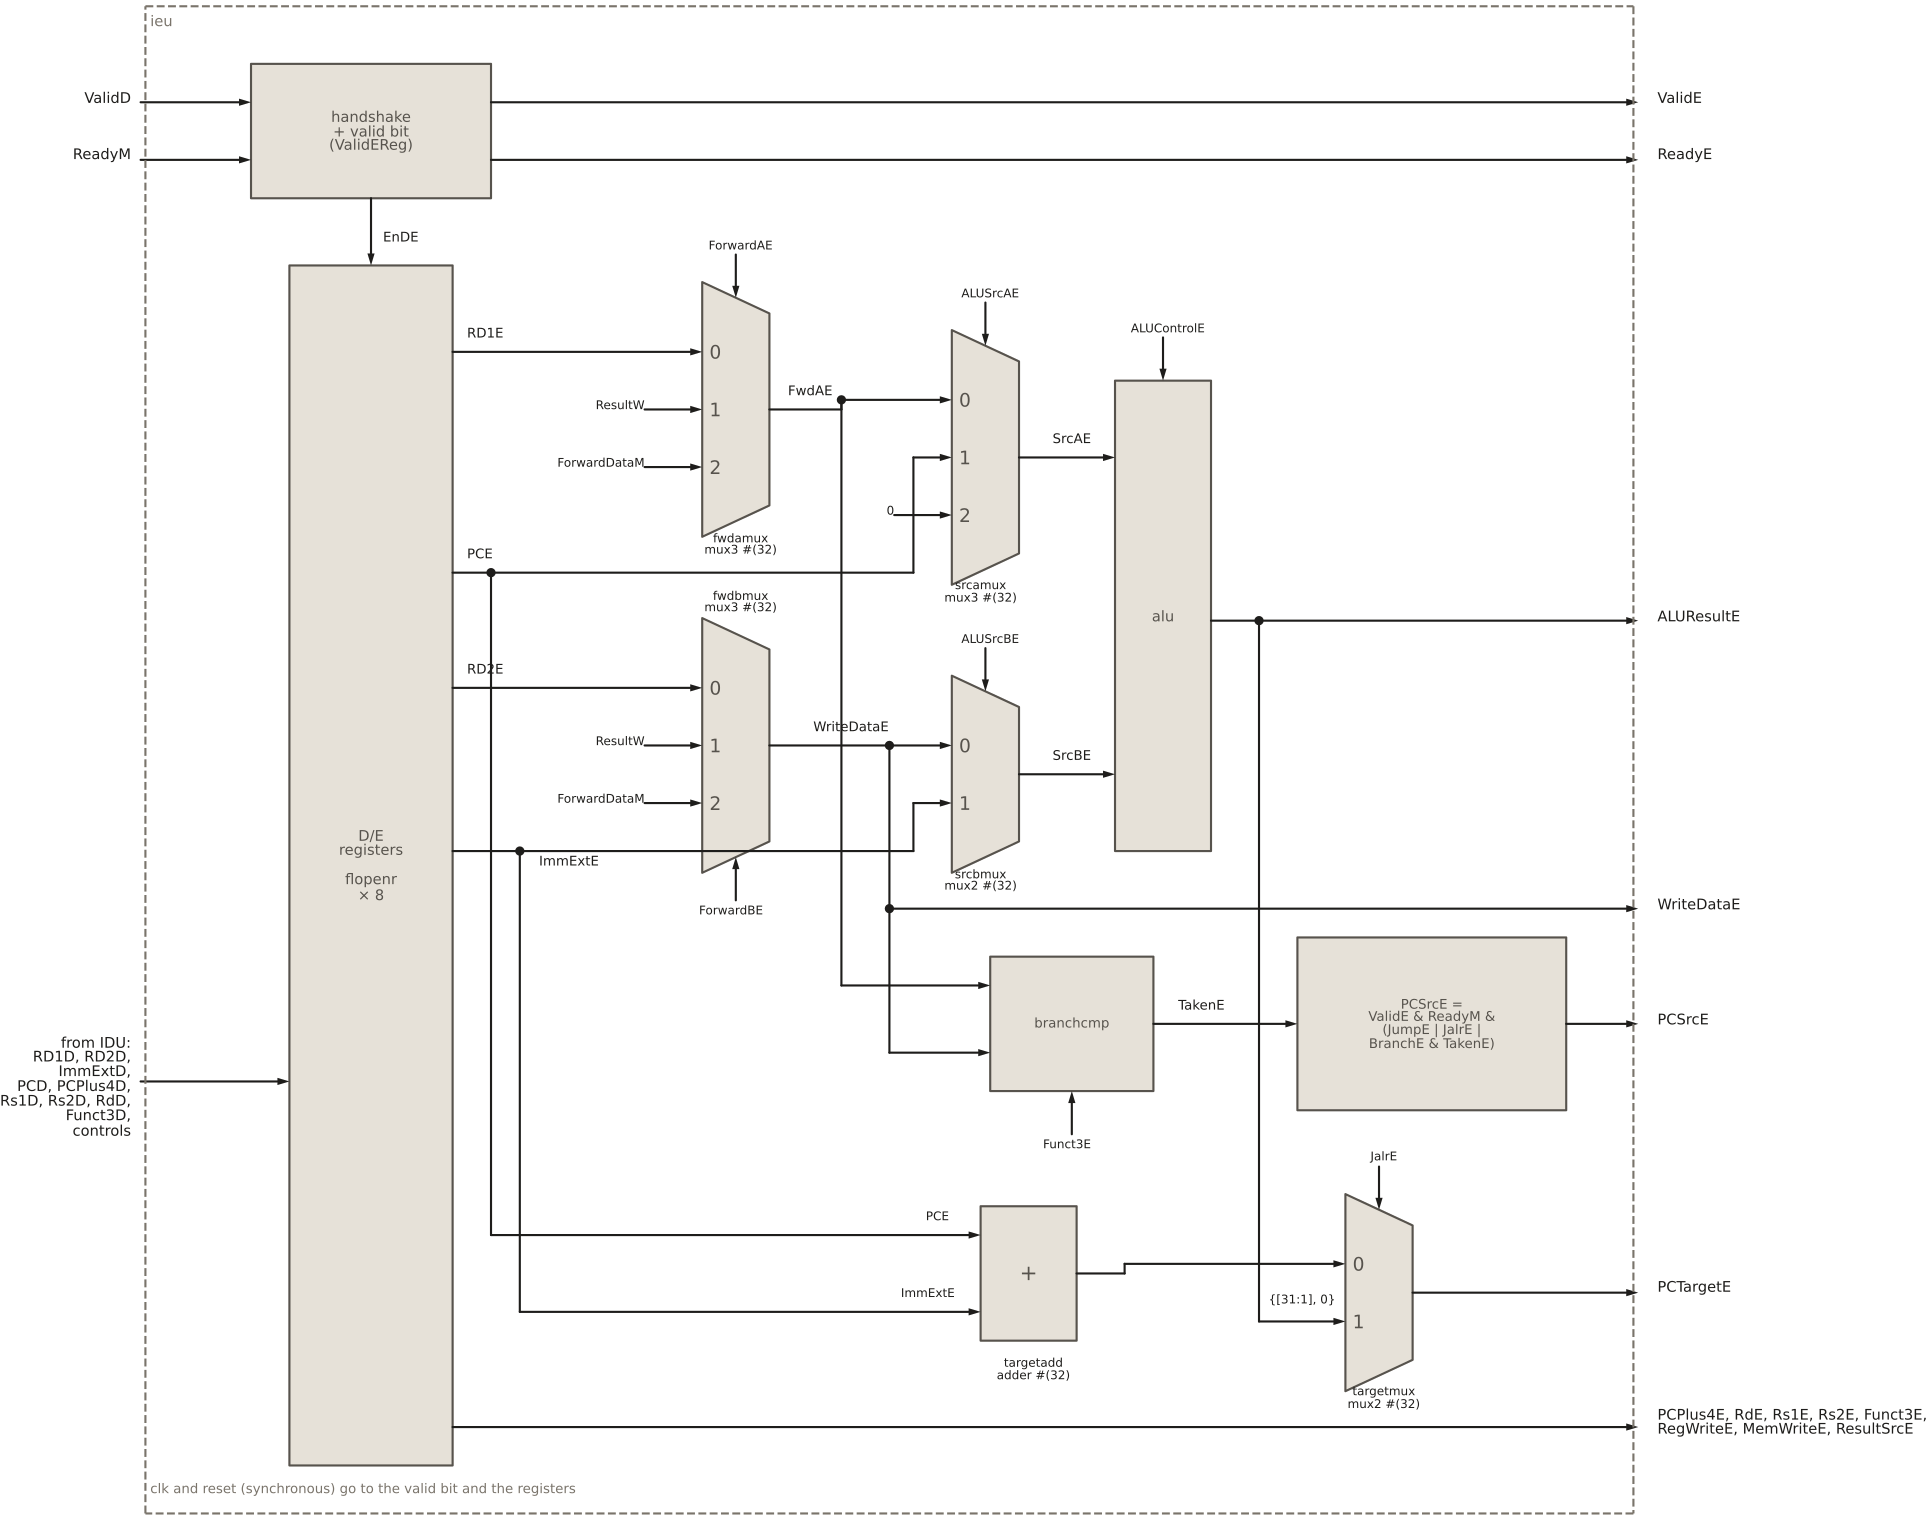

This chart was generated by the following Python code:
"""Integer execution unit (HIPV rtl/core/ieu/ieu.sv): the D/E handshake and
valid bit, the D/E pipeline registers, the forwarding muxes (fwdamux,
fwdbmux), the ALU source muxes (srcamux, srcbmux), the ALU, the branch
comparator (branchcmp), the target adder and mux, and the redirect logic."""
from schemdraw import flow
from schemdraw import elements as elm
from schemdraw.backends import svg, svgtext
from _style import new_drawing, block, line, GREY

# schemdraw's text-size estimate parses labels as XML and fails on '&';
# measure with a same-width stand-in instead (the drawn text is unchanged).
_text_approx_size = svgtext.text_approx_size


def _text_size_amp(text, *args, **kw):
    return _text_approx_size(text.replace("&", "8"), *args, **kw)


svgtext.text_approx_size = svg.text_approx_size = _text_size_amp

XL, XR = 0.0, 31.0          # module boundary (left / right)
YT, YB = 16.4, -15.0


def arrow(d, a, b):
    d.add(elm.Arrow().at(a).to(b))


def dot(d, xy):
    d.add(elm.Dot().at(xy))


def label(d, xy, text, **kw):
    kw.setdefault("fontsize", 11)
    d.add(elm.Label().at(xy).label(text, **kw))


def port_in(d, y, name, to):
    label(d, (XL - 0.4, y), name, halign="right")
    arrow(d, (XL - 0.1, y), (to, y))


def port_out(d, y, name, frm):
    arrow(d, (frm, y), (XR + 0.1, y))
    label(d, (XR + 0.4, y), name, halign="left")


def box(d, l, r, t, b, text, **kw):
    kw.setdefault("fontsize", 11)
    d.add(block(flow.Box(w=r - l, h=t - b)).at(((l + r) / 2, (t + b) / 2))
          .anchor("center").label(text, **kw))


def stub_in(d, pin, name):
    """Short input arrow from the left into pin, labelled with its source."""
    x, y = pin
    arrow(d, (x - 1.2, y), pin)
    label(d, (x - 1.3, y), name, halign="right", fontsize=9)


def stub_sel(d, pin, name, up=True):
    """Short select arrow into a mux from above (up=True) or below."""
    x, y = pin
    s = 0.9 if up else -0.9
    arrow(d, (x, y + s), pin)
    label(d, (x, y + s + (0.3 if up else -0.3)), name, fontsize=9)


def mux(d, out, n, name, sel="T"):
    """n-input mux with the output at out; returns the absolute anchors."""
    pins = [elm.IcPin(name=str(i), side="L", anchorname=f"in{i}", slot=f"{n - i}/{n}")
            for i in range(n)]
    pins += [elm.IcPin(name="", side="R", anchorname="y"),
             elm.IcPin(name="", side=sel, anchorname="sel")]
    m = block(elm.Multiplexer(pins=pins, size=(1.4, 1.2 * n + 0.4),
                              pinspacing=1.2, leadlen=0))
    d.add(m.anchor("y").at(out))
    A = m.absanchors
    yl = (A["in0"][1] + 1.7) if sel == "B" else (A[f"in{n - 1}"][1] - 1.7)
    label(d, ((A["in0"][0] + A["y"][0]) / 2, yl),
          f"{name}\nmux{n} #(32)", fontsize=9)
    return A


def draw():
    d = new_drawing()

    # ---------------- handshake logic and valid bit ----------------
    hl, hr, ht, hb = 2.2, 7.2, 15.2, 12.4
    box(d, hl, hr, ht, hb, "handshake\n+ valid bit\n(ValidEReg)")
    y_vd, y_rm = 14.4, 13.2
    port_in(d, y_vd, "ValidD", hl)
    port_in(d, y_rm, "ReadyM", hl)
    port_out(d, y_vd, "ValidE", hr)
    port_out(d, y_rm, "ReadyE", hr)

    # ---------------- D/E pipeline registers ----------------
    gl, gr, gt, gb = 3.0, 6.4, 11.0, -14.0
    box(d, gl, gr, gt, gb, "D/E\nregisters\n\nflopenr\n× 8")
    xen = (gl + gr) / 2
    arrow(d, (xen, hb), (xen, gt))
    label(d, (xen + 0.15, (hb + gt) / 2), "EnDE", halign="left", fontsize=10)
    port_in(d, -6.0, "from IDU:\nRD1D, RD2D,\nImmExtD,\nPCD, PCPlus4D,\nRs1D, Rs2D, RdD,\n"
                     "Funct3D,\ncontrols", gl)

    # ---------------- forwarding muxes ----------------
    FA = mux(d, (13.0, 8.0), 3, "fwdamux")
    FB = mux(d, (13.0, 1.0), 3, "fwdbmux", sel="B")
    arrow(d, (gr, FA["in0"][1]), FA["in0"])
    arrow(d, (gr, FB["in0"][1]), FB["in0"])
    label(d, (gr + 0.2, FA["in0"][1] + 0.3), "RD1E", halign="left", fontsize=10)
    label(d, (gr + 0.2, FB["in0"][1] + 0.3), "RD2E", halign="left", fontsize=10)
    for A in (FA, FB):
        stub_in(d, A["in1"], "ResultW")
        stub_in(d, A["in2"], "ForwardDataM")
    stub_sel(d, FA["sel"], "ForwardAE")
    stub_sel(d, FB["sel"], "ForwardBE", up=False)

    # ---------------- ALU source muxes ----------------
    SA = mux(d, (18.2, 7.0), 3, "srcamux")
    SB = mux(d, (18.2, 0.4), 2, "srcbmux")
    stub_sel(d, SA["sel"], "ALUSrcAE")
    stub_sel(d, SB["sel"], "ALUSrcBE")
    stub_in(d, SA["in2"], "0")

    # FwdAE: to srcamux and down to the branch comparator
    xfa = 14.5
    line(d, FA["y"], (xfa, FA["y"][1]), (xfa, SA["in0"][1]))
    arrow(d, (xfa, SA["in0"][1]), SA["in0"])
    label(d, (xfa - 0.75, FA["y"][1] + 0.3), "FwdAE", fontsize=10)

    # WriteDataE: to srcbmux, the branch comparator and the Memory stage
    xwd = 15.5
    line(d, FB["y"], (xwd, FB["y"][1]), (xwd, SB["in0"][1]))
    arrow(d, (xwd, SB["in0"][1]), SB["in0"])
    label(d, (xwd - 0.9, FB["y"][1] + 0.3), "WriteDataE", fontsize=10)

    # PCE and ImmExtE: to the source muxes and down to the target adder
    xpc, xim, xs = 7.2, 7.8, 16.0
    y_pc, y_im = 4.6, -1.2
    line(d, (gr, y_pc), (xs, y_pc), (xs, SA["in1"][1]))
    arrow(d, (xs, SA["in1"][1]), SA["in1"])
    label(d, (gr + 0.2, y_pc + 0.3), "PCE", halign="left", fontsize=10)
    line(d, (gr, y_im), (xs, y_im), (xs, SB["in1"][1]))
    arrow(d, (xs, SB["in1"][1]), SB["in1"])
    label(d, (xim + 0.3, y_im - 0.3), "ImmExtE", halign="left", fontsize=10)
    dot(d, (xpc, y_pc))
    dot(d, (xim, y_im))

    # ---------------- ALU ----------------
    al, ar, at, ab = 20.2, 22.2, 8.6, -1.2
    box(d, al, ar, at, ab, "alu")
    arrow(d, SA["y"], (al, SA["y"][1]))
    arrow(d, SB["y"], (al, SB["y"][1]))
    label(d, ((SA["y"][0] + al) / 2, SA["y"][1] + 0.3), "SrcAE", fontsize=10)
    label(d, ((SB["y"][0] + al) / 2, SB["y"][1] + 0.3), "SrcBE", fontsize=10)
    xac = (al + ar) / 2
    arrow(d, (xac, at + 0.9), (xac, at))
    label(d, (xac, at + 1.2), "ALUControlE", fontsize=9)
    y_res, xres = 3.6, 23.2
    line(d, (ar, y_res), (xres, y_res))
    dot(d, (xres, y_res))
    port_out(d, y_res, "ALUResultE", xres)

    # WriteDataE also leaves the stage as the store data
    y_wdo = -2.4
    line(d, (xwd, SB["in0"][1]), (xwd, y_wdo))
    dot(d, (xwd, SB["in0"][1]))
    dot(d, (xwd, y_wdo))
    port_out(d, y_wdo, "WriteDataE", xwd)

    # ---------------- branch comparator ----------------
    bl, br, bt, bb = 17.6, 21.0, -3.4, -6.2
    box(d, bl, br, bt, bb, "branchcmp", fontsize=10)
    y_ba, y_bb = -4.0, -5.4
    line(d, (xfa, SA["in0"][1]), (xfa, y_ba))
    dot(d, (xfa, SA["in0"][1]))
    arrow(d, (xfa, y_ba), (bl, y_ba))
    line(d, (xwd, y_wdo), (xwd, y_bb))
    arrow(d, (xwd, y_bb), (bl, y_bb))
    xf3 = (bl + br) / 2
    arrow(d, (xf3, bb - 0.9), (xf3, bb))
    label(d, (xf3, bb - 1.2), "Funct3E", fontsize=9)

    # ---------------- redirect ----------------
    rl, rr, rt, rb = 24.0, 29.6, -3.0, -6.6
    box(d, rl, rr, rt, rb, "PCSrcE =\nValidE & ReadyM &\n(JumpE | JalrE |\nBranchE & TakenE)",
        fontsize=10)
    y_tk = (bt + bb) / 2
    arrow(d, (br, y_tk), (rl, y_tk))
    label(d, ((br + rl) / 2 - 0.6, y_tk + 0.3), "TakenE", fontsize=10)
    port_out(d, y_tk, "PCSrcE", rr)

    # ---------------- branch/jump target ----------------
    tl, tr, tt, tb = 17.4, 19.4, -8.6, -11.4
    box(d, tl, tr, tt, tb, "+", fontsize=16)
    label(d, ((tl + tr) / 2, tb - 0.7), "targetadd\nadder #(32)", fontsize=9)
    y_ta, y_tb = -9.2, -10.8
    line(d, (xpc, y_pc), (xpc, y_ta))
    arrow(d, (xpc, y_ta), (tl, y_ta))
    line(d, (xim, y_im), (xim, y_tb))
    arrow(d, (xim, y_tb), (tl, y_tb))
    label(d, (tl - 1.0, y_ta + 0.3), "PCE", fontsize=9)
    label(d, (tl - 1.2, y_tb + 0.3), "ImmExtE", fontsize=9)

    TM = mux(d, (26.4, -10.4), 2, "targetmux", sel="T")
    line(d, (tr, (tt + tb) / 2), (tr + 1.0, (tt + tb) / 2), (tr + 1.0, TM["in0"][1]))
    arrow(d, (tr + 1.0, TM["in0"][1]), TM["in0"])
    line(d, (xres, y_res), (xres, TM["in1"][1]))
    arrow(d, (xres, TM["in1"][1]), TM["in1"])
    label(d, (xres + 0.1, TM["in1"][1] + 0.35), "{[31:1], 0}", halign="left", fontsize=9)
    stub_sel(d, TM["sel"], "JalrE")
    port_out(d, TM["y"][1], "PCTargetE", TM["y"][0])

    # ---------------- pass-through to the Memory stage ----------------
    port_out(d, -13.2, "PCPlus4E, RdE, Rs1E, Rs2E, Funct3E,\nRegWriteE, MemWriteE, ResultSrcE", gr)

    # module boundary
    for a, b in (((XL, YT), (XR, YT)), ((XR, YT), (XR, YB)),
                 ((XR, YB), (XL, YB)), ((XL, YB), (XL, YT))):
        d.add(elm.Line().at(a).to(b).linestyle("--").color(GREY))
    label(d, (XL + 0.2, YT - 0.4), "ieu", halign="left", color=GREY)
    label(d, (XL + 0.2, YB + 0.4), "clk and reset (synchronous) go to the valid bit and the registers",
          halign="left", fontsize=10, color=GREY)
    return d
